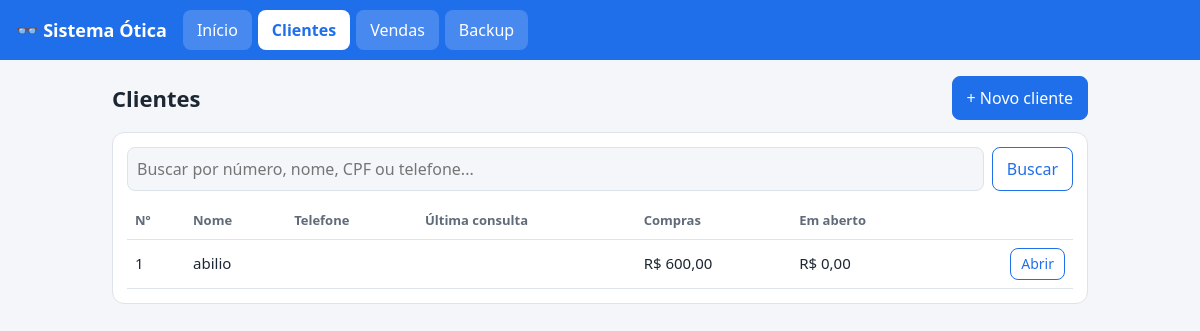
Screenshot of /clientes with the database file from the repository.
### modelos.py (models this page shows, shortened)
class Base(DeclarativeBase):
    pass

class Cliente(Base):
    __tablename__ = "clientes"
    id: Mapped[int] = mapped_column(primary_key=True)
    nome: Mapped[str] = mapped_column(String(120))
    cpf: Mapped[Optional[str]] = mapped_column(String(11), unique=True)
    telefone: Mapped[str] = mapped_column(String(30), default="")
    nascimento: Mapped[Optional[date]]
    endereco: Mapped[str] = mapped_column(String(200), default="")
    obs: Mapped[str] = mapped_column(Text, default="")
    criado_em: Mapped[date] = mapped_column(default=util.hoje)
    receitas: Mapped[list["Receita"]] = relationship(
        back_populates="cliente", cascade="all, delete-orphan",
        order_by="Receita.data.desc(), Receita.id.desc()")
    vendas: Mapped[list["Venda"]] = relationship(
        back_populates="cliente", cascade="all, delete-orphan",
        order_by="Venda.data.desc(), Venda.id.desc()")
    @property
    def ultima_consulta(self):
        return self.receitas[0].data if self.receitas else None
    @property
    def comprado(self):
        return sum(v.valor for v in self.vendas)
    @property
    def em_aberto(self):
        return sum(v.saldo for v in self.vendas)

class Venda(Base):
    __tablename__ = "vendas"
    id: Mapped[int] = mapped_column(primary_key=True)
    cliente_id: Mapped[int] = mapped_column(ForeignKey("clientes.id", ondelete="CASCADE"), index=True)
    descricao: Mapped[str] = mapped_column(String(200))
    valor: Mapped[int] = mapped_column(BigInteger)          # centavos
    data: Mapped[date] = mapped_column(default=util.hoje)
    entrega_prevista: Mapped[Optional[date]]
    entregue_em: Mapped[Optional[date]]
    cliente: Mapped[Cliente] = relationship(back_populates="vendas")
    pagamentos: Mapped[list["Pagamento"]] = relationship(
        back_populates="venda", cascade="all, delete-orphan",
        order_by="Pagamento.data, Pagamento.id")
    @property
    def pago(self):
        return sum(p.valor for p in self.pagamentos)
    @property
    def saldo(self):
        return max(0, self.valor - self.pago)

class Pagamento(Base):
    __tablename__ = "pagamentos"
    id: Mapped[int] = mapped_column(primary_key=True)
    venda_id: Mapped[int] = mapped_column(ForeignKey("vendas.id", ondelete="CASCADE"), index=True)
    valor: Mapped[int] = mapped_column(BigInteger)          # centavos
    forma: Mapped[str] = mapped_column(String(30), default="Pix")
    data: Mapped[date] = mapped_column(default=util.hoje)
    venda: Mapped[Venda] = relationship(back_populates="pagamentos")

### rotas/clientes.py (the view)
@bp.get("/clientes")
def lista():
    q = util.norm(request.args.get("q", "")).strip()
    qd = util.so_digitos(q)
    todos = S.scalars(select(Cliente).options(
        selectinload(Cliente.vendas).selectinload(Venda.pagamentos),
        selectinload(Cliente.receitas))).all()
    def bate(c):
        return (not q or (q.isdigit() and int(q) == c.id) or q in util.norm(c.nome)
                or (qd and (qd in (c.cpf or "") or qd in util.so_digitos(c.telefone))))
    achados = sorted((c for c in todos if bate(c)), key=lambda c: util.norm(c.nome))
    return render_template("clientes.html", clientes=achados, q=request.args.get("q", ""))

### banco.py (called while the page is built, shortened)
def backup_diario(manter=30):
    global _dia_do_backup
    if not SQLITE or _dia_do_backup == util.hoje():
        return

### seguranca.py (called while the page is built)
def senha() -> str:
    return os.getenv("OTICA_SENHA", "")

def _verificar():
    if request.method == "POST":
        enviado = request.form.get("csrf", "")
        if not hmac.compare_digest(session.get("csrf", ""), enviado):
            abort(400, "A página ficou aberta por muito tempo. Volte, recarregue e tente de novo.")
    if senha() and not session.get("logado") and request.endpoint not in LIVRES:
        return redirect(url_for("sistema.login", prox=request.path))

def iniciar(app):
    app.secret_key = _chave_secreta()
    app.config.update(
        SESSION_COOKIE_HTTPONLY=True,
        SESSION_COOKIE_SAMESITE="Lax",
        SESSION_COOKIE_SECURE=os.getenv("COOKIE_SEGURO") == "1",
        PERMANENT_SESSION_LIFETIME=timedelta(hours=12),
    )
    app.jinja_env.globals["csrf_token"] = token
    app.jinja_env.globals["com_senha"] = lambda: bool(senha())
    app.before_request(_verificar)

### util.py (called while the page is built)
def hoje() -> date:
    try:
        return datetime.now(ZoneInfo(os.getenv("FUSO", "America/Sao_Paulo"))).date()
    except Exception:
        return date.today()

def norm(texto) -> str:
    t = unicodedata.normalize("NFD", str(texto or "").lower())
    return "".join(c for c in t if unicodedata.category(c) != "Mn")

def so_digitos(texto) -> str:
    return re.sub(r"\D", "", str(texto or ""))

def brl(centavos) -> str:
    c = int(centavos or 0)
    reais = f"{abs(c) // 100:,}".replace(",", ".")
    return f"{'-' if c < 0 else ''}R$ {reais},{abs(c) % 100:02d}"

def dbr(d) -> str:
    return d.strftime("%d/%m/%Y") if d else ""

### templates/clientes.html
{% extends 'base.html' %}
{% block conteudo %}
<div class="topo"><h1>Clientes</h1><a class="btn" href="{{ url_for('clientes.novo') }}">+ Novo cliente</a></div>
<div class="card">
  <form class="barra" method="get">
    <input name="q" value="{{ q }}" placeholder="Buscar por número, nome, CPF ou telefone..." aria-label="Buscar cliente">
    <button class="btn sec">Buscar</button>
  </form>
  {% if clientes %}<div class="tw"><table>
    <tr><th>Nº</th><th>Nome</th><th>Telefone</th><th>Última consulta</th><th>Compras</th><th>Em aberto</th><th></th></tr>
    {% for c in clientes %}<tr>
      <td>{{ c.id }}</td><td>{{ c.nome }}</td><td>{{ c.telefone }}</td><td>{{ c.ultima_consulta|dbr }}</td>
      <td>{{ c.comprado|brl }}</td><td>{{ c.em_aberto|brl }}</td>
      <td class="ac"><a class="btn sm sec" href="{{ url_for('clientes.ver', id=c.id) }}">Abrir</a></td>
    </tr>{% endfor %}</table></div>
  {% else %}<p class="vazio">Nenhum cliente encontrado.</p>{% endif %}
</div>
{% endblock %}

### static/estilo.css (style rules this page uses)
:root { --bg:#f4f6f9;--card:#fff;--tx:#1d2733;--mut:#5f6b79;--pri:#1f6feb;--on-pri:#fff;--bd:#dde3ea;--ok:#1a7f4b;--bad:#c0392b;--warn:#b86e00 }
* { box-sizing:border-box }
body { margin:0;font:16px/1.5 system-ui,"Segoe UI",Arial,sans-serif;background:var(--bg);color:var(--tx) }
a { color:var(--pri) }
h1 { font-size:22px;margin:0 0 12px }
.card { background:var(--card);border:1px solid var(--bd);border-radius:12px;padding:14px;margin-bottom:14px }
.topo { display:flex;justify-content:space-between;align-items:center;gap:10px;flex-wrap:wrap;margin-bottom:12px }
.topo h1 { margin:0 }
input,select,textarea { width:100%;padding:9px;border:1px solid var(--bd);border-radius:8px;background:var(--bg);color:var(--tx);font:inherit }
.btn { display:inline-block;background:var(--pri);color:var(--on-pri);border:1px solid var(--pri);padding:9px 14px;border-radius:8px;cursor:pointer;font:inherit;text-decoration:none;min-height:40px }
.btn.sec { background:transparent;color:var(--pri) }
.btn.sm { padding:4px 10px;min-height:32px;font-size:14px }
.barra { display:flex;gap:8px;flex-wrap:wrap;align-items:flex-end;margin-bottom:12px }
.barra input,.barra select { flex:1;min-width:150px;width:auto }
.tw { overflow-x:auto }
table { width:100%;border-collapse:collapse;font-size:15px }
th,td { text-align:left;padding:8px;border-bottom:1px solid var(--bd);white-space:nowrap;vertical-align:middle }
th { color:var(--mut);font-weight:600;font-size:13px }
td.ac { text-align:right }

### rows the page displays
Cliente: id "1", nome "abilio", comprado|brl "R$ 600,00", em_aberto|brl "R$ 0,00"
